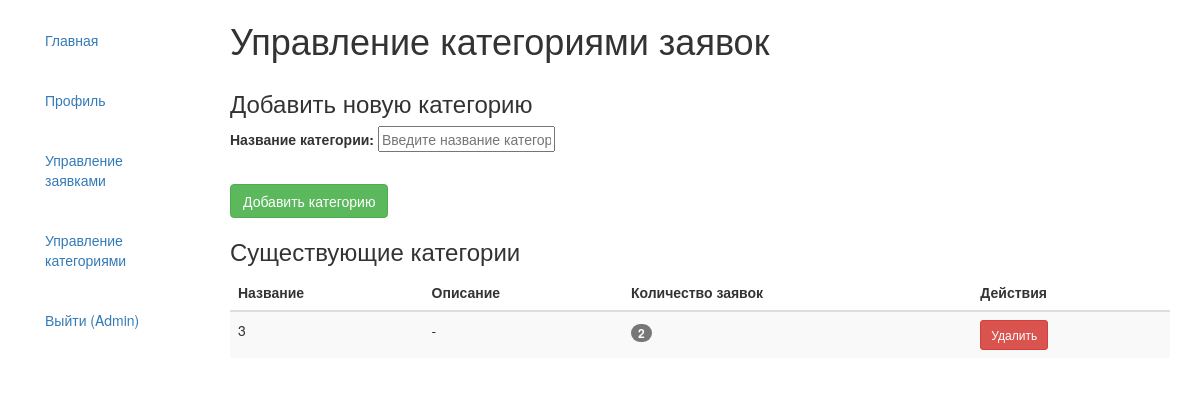
The page /management/categories/ (signed in) on the database its author committed.
### main/models.py (models this page shows, shortened)
class Category(models.Model):
    name = models.CharField(
        max_length=100,
        verbose_name='Название категории',
        unique=True
    )
    description = models.TextField(
        verbose_name='Описание категории',
        blank=True
    )
    class Meta:
            verbose_name = 'Категория'
            verbose_name_plural = 'Категории'
            ordering = ['name']

### main/views.py (the view)
# urls.py: path('management/categories/', views.manage_categories, name='manage_categories'),
@admin_required
def manage_categories(request):
    categories = Category.objects.all().order_by('name')
    if request.method == 'POST':
        form = CategoryForm(request.POST)
        if form.is_valid():
            form.save()
            return redirect('main:manage_categories')
    else:
        form = CategoryForm()
    return render(request, 'main/manage_categories.html', {
        'categories': categories,
        'form': form
    })

### main/forms.py
class CategoryForm(forms.ModelForm):
    class Meta:
        model = Category
        fields = ['name']
        widgets = {
            'name': forms.TextInput(attrs={
                'placeholder': 'Введите название категории'
            }),
        }
        labels = {
            'name': 'Название категории',
        }

### main/views.py (called while the page is built)
def admin_required(function=None):
    actual_decorator = user_passes_test(
        lambda u: u.is_superuser,
        login_url='/'
    )
    if function:
        return actual_decorator(function)
    return actual_decorator

### main/templates/main/manage_categories.html (shortened to what this page needs)
{% extends "base_generic.html" %}
{% block content %}
<div class="container-fluid">
    <div class="row">
        <div class="col-md-8">
            <h1>Управление категориями заявок</h1>
        </div>
    </div>
    <div class="card mb-4">
        <div class="card-header">
            <h3 class="mb-0">Добавить новую категорию</h3>
        </div>
        <div class="card-body">
            <form method="post">
                <div class="row">
                    <div class="col-md-6">
                        <div class="form-group">
                            {{ form.name.label_tag }}
                            {{ form.name }}
                        </div>
                    </div>
                </div>
                <div class="row">
                    <div class="col-md-8">
                    </div>
                </div>
                <button type="submit" class="btn btn-success">Добавить категорию</button>
            </form>
        </div>
    </div>
    <div class="card">
        <div class="card-header">
            <h3 class="mb-0">Существующие категории</h3>
        </div>
        <div class="card-body">
            {% if categories %}
                <div class="table-responsive">
                    <table class="table table-striped">
                        <thead>
                            <tr>
                                <th>Название</th>
                                <th>Описание</th>
                                <th>Количество заявок</th>
                                <th>Действия</th>
                            </tr>
                        </thead>
                        <tbody>
                            {% for category in categories %}
                            <tr>
                                <td>{{ category.name }}</td>
                                <td>{{ category.description|default:"-" }}</td>
                                <td>
                                    <span class="badge badge-primary">
                                        {{ category.application_set.count }}
                                    </span>
                                </td>
                                <td>
                                    <form method="post" action="{% url 'main:delete_category' category.id %}"
                                        onsubmit="return confirm('Вы уверены, что хотите удалить категорию \'{{ category.name }}\'?{% if category.application_set.count > 0 %}\n\nБудет также удалено заявок: {{ category.application_set.count }}{% endif %}\n\nЭто действие нельзя отменить!')">
                                        <button type="submit" class="btn btn-danger btn-sm">
                                            Удалить
                                        </button>
                                    </form>
                                </td>
                            </tr>
                            {% endfor %}
                        </tbody>
                    </table>
                </div>
            {% else %}
                <div class="alert alert-info">
                    Категории еще не добавлены.
                </div>
            {% endif %}
        </div>
    </div>
</div>
{% endblock %}

### main/templates/base_generic.html (shortened to what this page needs)
<!Doctype html>
<html lang="ru">
  <head>
    <link
      rel="stylesheet"
      href="https://maxcdn.bootstrapcdn.com/bootstrap/3.3.7/css/bootstrap.min.css" />
    {% load static %}
    <link rel="stylesheet" href="{% static 'main/css/styles.css' %}" />
  </head>
  <body>
    <div class="container-fluid">
      <div class="row">
        <div class="col-sm-2">
          {% block sidebar %}
          <div class="collapse navbar-collapse" id="navbar-collapse">
            <ul class="nav nav-bar">
              <li><a href="{% url 'main:home' %}">Главная</a></li>
            </ul>
            {% if user.is_authenticated %}
            <ul class="nav nav-bar">
              <li><a href="{% url 'main:profile' %}">Профиль</a></li>
            </ul>
            {% if user.is_superuser %}
            <ul class="nav nav-bar">
              <li><a href="{% url 'main:admin_applications' %}">Управление заявками</a></li>
            </ul>
            <ul class="nav nav-bar">
              <li><a href="{% url 'main:manage_categories' %}">Управление категориями</a></li>
            </ul>
            {% endif %}
            <ul class="nav nav-bar">
               <li><a href="{% url 'users:logout' %}">Выйти ({{ user.username }})</a></li>
            </ul>
            {% endif %}
            </div>
          {% endblock %}
        </div>
        <div class="col-sm-10">
          {% block content %}
          {% endblock %}
        </div>
      </div>
    </div>
  </body>
</html>

### main/static/main/css/styles.css (style rules this page uses)
.nav-bar { margin-top: 20px; padding: 0; }

### rows shown on the page
Category: name "3", description "-", application_set.count "2"

### other values the page prints
{{ user.username }} "Admin"
